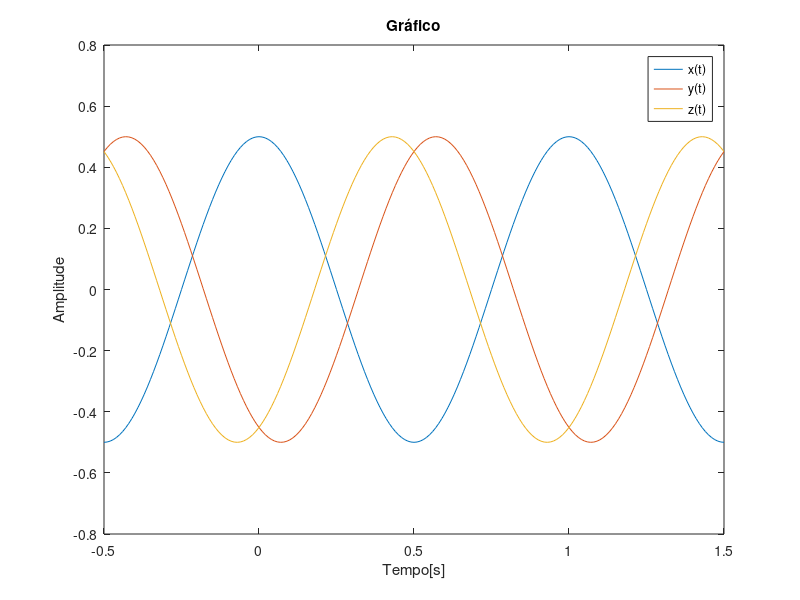
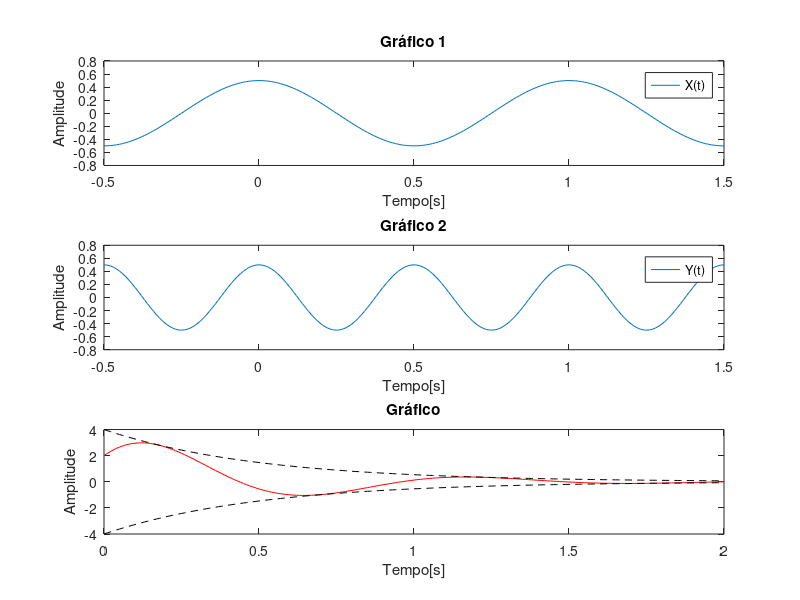
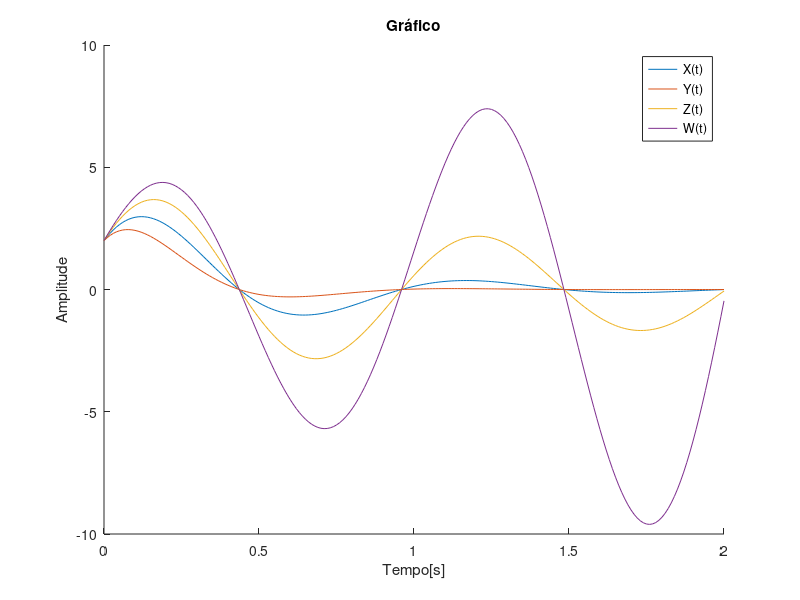
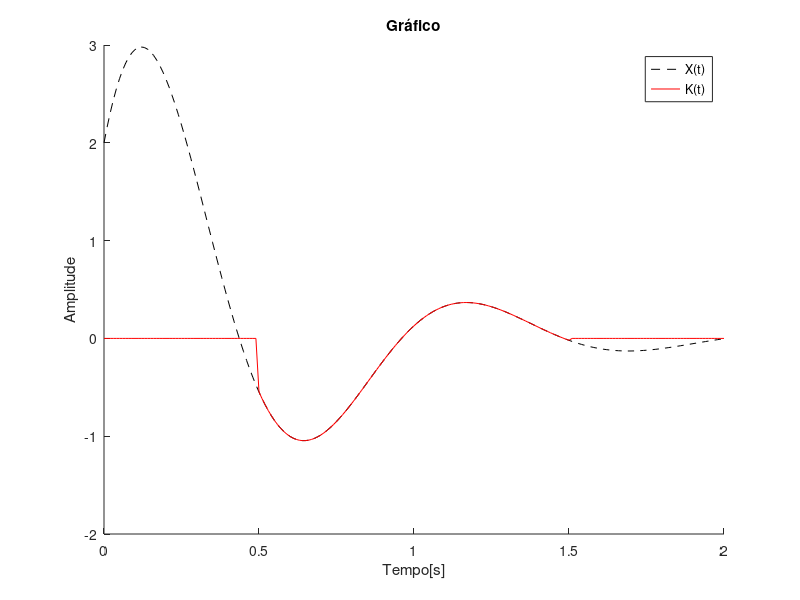

Here is the MATLAB script that generated these plots, in order:
%%  Pratica no. 01
%
%  Aluno: Lucas de Souza Pelegrina
%         

%% Etapa 1.a Deslocamento e Escalonamento de Sinais
clc; clear; close all
t = -0.5:0.01:1.5;
x = (1/2)*cos(2*pi*t);
plot(t,x)
title('Gráfico')
xlabel('Tempo[s]')
ylabel('Amplitude')
%% 1.b
y = (1/2)*cos(2*pi*(t-pi/2));
z = (1/2)*cos(2*pi*(t+pi/2));
hold on
plot(t,y)
plot(t,z)
legend('x(t)','y(t)','z(t)')
%% 1.c
y = (1/2)*cos(2*pi*(2*t));
z = (1/2)*cos(2*pi*(t/2));
figure
subplot(311)
plot(t,x)
title('Gráfico 1')
xlabel('Tempo[s]')
ylabel('Amplitude')
legend('X(t)')
subplot(312)
plot(t,y)
title('Gráfico 2')
xlabel('Tempo[s]')
ylabel('Amplitude')
legend('Y(t)')
subplot(313)
plot(t,z)
title('Gráfico 3')
xlabel('Tempo[s]')
ylabel('Amplitude')
legend('Z(t)')
%% Etapa 2.a Senoides Amortecidas
clc; clear; close all
t = 0:0.01:2;
x = 4*exp(-2*t).*cos(6*t-pi/3);
y = 4*exp(-2*t);
z = -4*exp(-2*t);
plot(t,x,'r')
hold on
plot(t,y,'k--')
plot(t,z,'k--')
title('Gráfico')
xlabel('Tempo[s]')
ylabel('Amplitude')
%% 2.b
figure
y = 4*exp(-4*t).*cos(6*t-pi/3);
z = 4*exp(-t/2).*cos(6*t-pi/3);
w = 4*exp(t/2).*cos(6*t-pi/3);
hold on
plot(t,x)
plot(t,y)
plot(t,z)
plot(t,w)
title('Gráfico')
xlabel('Tempo[s]')
ylabel('Amplitude')
legend('X(t)','Y(t)','Z(t)','W(t)')
%% 2.c
figure
u = zeros(size(x));
for i = 1:length(x)
    if(t(i)>=1/2 && t(i) <= 3/2)
        u(i) = 1;
    end
end
k = (4*exp(-2*t).*cos(6*t-pi/3)).*u;
hold on
title('Gráfico')
xlabel('Tempo[s]')
ylabel('Amplitude')
plot(t,x,'k--')
plot(t,k,'r')
legend('X(t)','K(t)')
